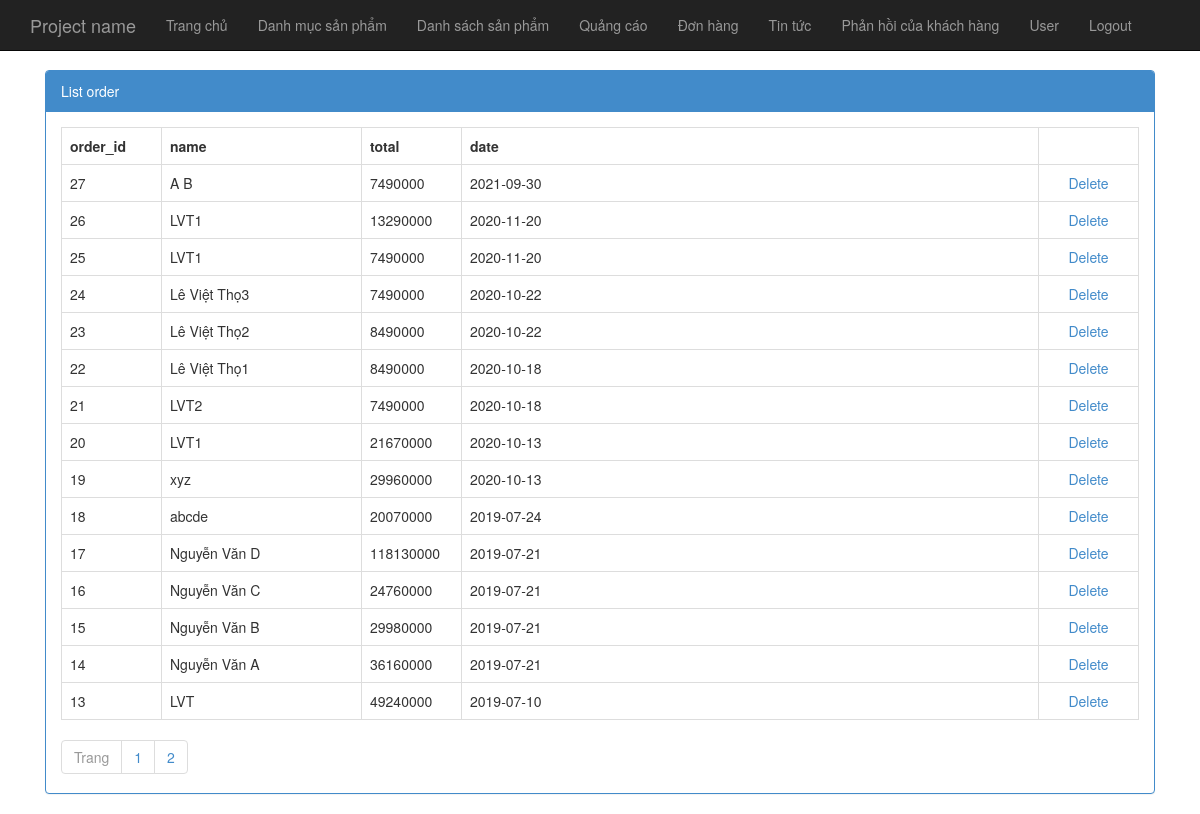
The page /index.php?area=admin&controller=cart&action=order (signed in) on the database its author committed.
### tables this page shows
CREATE TABLE `tbl_order` (
  `order_id` int(11) NOT NULL,
  `customer_id` int(11) NOT NULL,
  `date` date NOT NULL
);

CREATE TABLE `tbl_customer` (
  `customer_id` int(11) NOT NULL,
  `name` varchar(500) NOT NULL,
  `email` varchar(500) NOT NULL,
  `phone` varchar(500) NOT NULL,
  `address` varchar(500) NOT NULL
);

### Controllers/Backend/cartController.php (called while the page is built, shortened)
<?php
	include "Models/Backend/cartModel.php";
	class cartController extends baseController{
		public function order(){
			$total = $this->total();
			$recordPerPage = 15;
			$num_page = ceil($total/$recordPerPage);
			$p = isset($_GET["p"])&&$_GET["p"]>0 ? ($_GET["p"]-1):0;
			$from = $p*$recordPerPage;
			$list_record = $this->fetchAll($from,$recordPerPage);
			$this->setView("Views/Backend/cart.php", array("list_record"=>$list_record,"num_page"=>$num_page));
		}
	}
?>

### Core/route.php (called while the page is built, shortened)
<?php
$area = isset($_GET["area"])?$_GET["area"]:"admin";
$controller = isset($_GET["controller"])?$_GET["controller"]:"home";
$action = isset($_GET["action"])?$_GET["action"]:"index";
$folder_area = "Backend";
if($area == "admin"){
	$folder_area = "Backend";
}
$fileController = "Controllers/$folder_area/".$controller."Controller.php";
if(file_exists($fileController)){
	$classController = $controller."Controller";
	if(class_exists($classController)){
		$obj = new $classController();
		if(method_exists($classController,$action)){
			$obj->$action();
		}else{
			die("<h4>Hàm $action không tồn tại</h4><br><a href='index.php?area=admin'>Quay lại</a>");
		}
	}
}else
	die("<h4>File $fileController không tồn tại</h4><br><a href='index.php?area=admin'>Quay lại</a>");
?>

### index.php (called while the page is built, shortened)
<?php
	include "Core/route.php";
 ?>

### Models/Backend/cartModel.php (called while the page is built, shortened)
<?php
trait cartModel{
		public function fetchAll($from, $recordPerPage){
			$db = connection::getInstance();
			$query = $db->prepare("select * from tbl_order order by order_id desc limit $from, $recordPerPage");
			$query->setFetchMode(PDO::FETCH_OBJ);
			$query->execute();
			$arr = $query->fetchAll();
			return $arr;
		}
		public function total(){
			$db = connection::getInstance();
			$query_total = $db->prepare("select order_id from tbl_order");
			$query_total->execute();
			$total = $query_total->rowCount();
			return $total;
		}
}
?>

### Views/Backend/cart.php (the view, shortened to what this page needs)
<div class="col-md-12">
    <div class="panel panel-primary">
        <div class="panel-heading">List order</div>
        <div class="panel-body">
            <table class="table table-bordered table-hover">
                <tr>
                    <th style="width:100px;">order_id</th>
                    <th style="width: 200px;">name</th>
                    <th style="width: 100px;">total</th>
                    <th>date</th>
                    <th style="width:100px;"></th>
                </tr>
                <?php foreach($list_record as $rows): ?>
                <tr>
                    <td>
                       <?php echo $rows->order_id; ?>
                    </td>
                    <td>
                        <?php
                            $conn = connection::getInstance();
                            $query=$conn->prepare("select * from tbl_order where $rows->order_id=order_id");
                            $query->setFetchMode(PDO::FETCH_OBJ);
                            $query->execute();
                            $result = $query->fetch();
                            $query1 = $conn->prepare("select * from tbl_customer where $result->customer_id=customer_id");
                            $query1->setFetchMode(PDO::FETCH_OBJ);
                            $query1->execute();
                            $result1 = $query1->fetch();
                         ?>
                         <?php echo $result1->name; ?>
                    </td>
                    <td>
                        <?php
                            $conn=connection::getInstance();
                            $query = $conn->prepare("select * from tbl_order_detail where order_id=$rows->order_id");
                            $query->setFetchMode(PDO::FETCH_OBJ);
                            $query->execute();
                            $result = $query->fetchAll();
                            $total = 0;
                            foreach($result as $rows){
                                $total += $rows->price;
                            }
                         ?>
                        <?php echo $total; ?>
                    </td>
                    <td>
                        <?php
                            $conn=connection::getInstance();
                            $query = $conn->prepare("select * from tbl_order where order_id=$rows->order_id");
                            $query->setFetchMode(PDO::FETCH_OBJ);
                            $query->execute();
                            $result = $query->fetch();
                        ?>
                        <?php echo $result->date; ?>
                    </td>
                    <td style="text-align:center;">
                        <a href="index.php?area=admin&controller=cart&action=delete&id=<?php echo $rows->order_id; ?>" onclick="return window.confirm('Are you sure?');">Delete</a>
                    </td>
                </tr>
                <?php endforeach; ?>
            </table>
            <ul class="pagination">
                <li class="page-item disabled"><a class="page-link" href="#">Trang</a></li>
                <?php for($i = 1; $i <= $num_page; $i++): ?>
                <li class="page-item"><a class="page-link" href="index.php?area=admin&controller=cart&action=order&p=<?php echo $i; ?>"><?php echo $i; ?></a></li>
                <?php endfor; ?>
            </ul>
        </div>
    </div>
</div>

### Views/Backend/cart.php (style rules this page uses)
.pagination { padding:0px; margin:0px; }

### rows shown on the page
tbl_order: order_id "27", customer.name "A B", total "7490000", date "2021-09-30"
tbl_order: order_id "26", customer.name "LVT1", total "13290000", date "2020-11-20"
tbl_order: order_id "25", customer.name "LVT1", total "7490000", date "2020-11-20"
tbl_order: order_id "24", customer.name "Lê Việt Thọ3", total "7490000", date "2020-10-22"
tbl_order: order_id "23", customer.name "Lê Việt Thọ2", total "8490000", date "2020-10-22"
tbl_order: order_id "22", customer.name "Lê Việt Thọ1", total "8490000", date "2020-10-18"
tbl_order: order_id "21", customer.name "LVT2", total "7490000", date "2020-10-18"
tbl_order: order_id "20", customer.name "LVT1", total "21670000", date "2020-10-13"
tbl_order: order_id "19", customer.name "xyz", total "29960000", date "2020-10-13"
tbl_order: order_id "18", customer.name "abcde", total "20070000", date "2019-07-24"
tbl_order: order_id "17", customer.name "Nguyễn Văn D", total "118130000", date "2019-07-21"
tbl_order: order_id "16", customer.name "Nguyễn Văn C", total "24760000", date "2019-07-21"
tbl_order: order_id "15", customer.name "Nguyễn Văn B", total "29980000", date "2019-07-21"
tbl_order: order_id "14", customer.name "Nguyễn Văn A", total "36160000", date "2019-07-21"
tbl_order: order_id "13", customer.name "LVT", total "49240000", date "2019-07-10"
